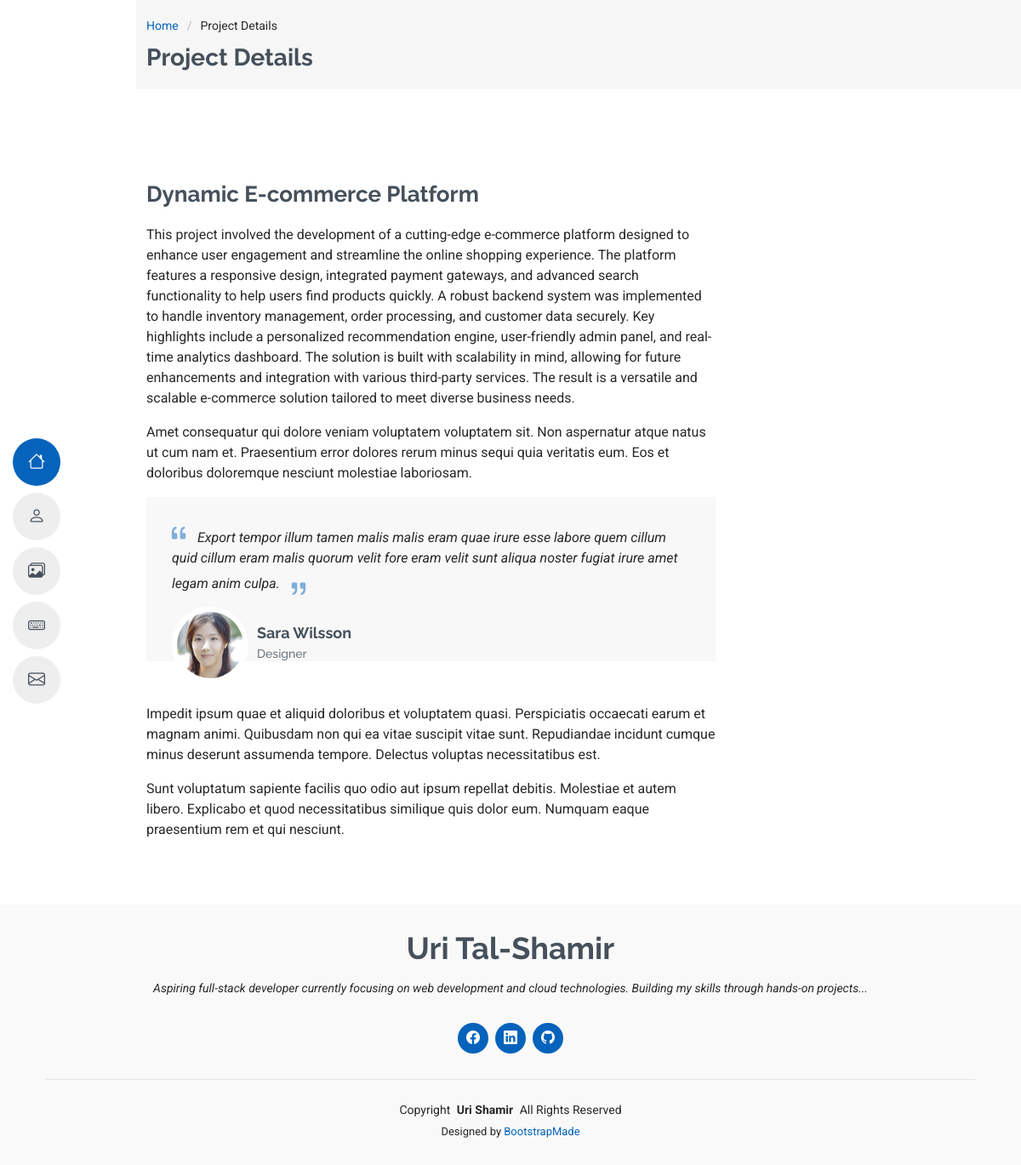
Screenshot of /project/2 with the database file from the repository.
### main/models.py (models this page shows, shortened)
class Project(models.Model):
    title = models.CharField(max_length=200)
    description = models.TextField()
    tags = models.ManyToManyField(Tag, related_name="projects")
    link = models.URLField(max_length=200, blank=True)

### main/views.py (the view)
# urls.py: path("project/<int:id>", views.project, name="project"),
def project(request, id):
    project = get_object_or_404(Project, pk=id)
    images = project.images.all()
    random_image = images.order_by("?").first() if images.exists() else None
    context = {
        'project': project,
        'random_image': random_image,
        "images": images
    }
    return render(request, "project.html", context)

### main/templates/project.html (shortened to what this page needs)
{% extends 'index.html' %}
{% load static %}
{% block content %}
<body class="portfolio-details-page">
<div class="page-title" data-aos="fade">
    <div class="container">
        <nav class="breadcrumbs">
            <ol>
                <li><a href="{% url 'home' %}">Home</a></li>
                <li class="current">Project Details</li>
            </ol>
        </nav>
        <h1>Project Details</h1>
    </div>
</div>
<section id="portfolio-details" class="portfolio-details section">
    <div class="container" data-aos="fade-up">
        <div class="row justify-content-between gy-4 mt-4">
            <div class="col-lg-8" data-aos="fade-up">
                <div class="portfolio-description">
                    <h2>{{ project.title }}</h2>
                    <p>
                        {{ project.description }}
                    </p>
                    <p>
                        Amet consequatur qui dolore veniam voluptatem voluptatem sit. Non aspernatur atque natus ut
                        cum nam et. Praesentium error dolores rerum minus sequi quia veritatis eum. Eos et doloribus
                        doloremque nesciunt molestiae laboriosam.
                    </p>
                    <div class="testimonial-item">
                        <p>
                            <i class="bi bi-quote quote-icon-left"></i>
                            <span>Export tempor illum tamen malis malis eram quae irure esse labore quem cillum quid cillum eram malis quorum velit fore eram velit sunt aliqua noster fugiat irure amet legam anim culpa.</span>
                            <i class="bi bi-quote quote-icon-right"></i>
                        </p>
                        <div>
                            <img src="../assets/img/testimonials/testimonials-2.jpg" class="testimonial-img" alt="">
                            <h3>Sara Wilsson</h3>
                            <h4>Designer</h4>
                        </div>
                    </div>
                    <p>
                        Impedit ipsum quae et aliquid doloribus et voluptatem quasi. Perspiciatis occaecati earum et
                        magnam animi. Quibusdam non qui ea vitae suscipit vitae sunt. Repudiandae incidunt cumque
                        minus deserunt assumenda tempore. Delectus voluptas necessitatibus est.
                    </p>
                    <p>
                        Sunt voluptatum sapiente facilis quo odio aut ipsum repellat debitis. Molestiae et autem
                        libero. Explicabo et quod necessitatibus similique quis dolor eum. Numquam eaque praesentium
                        rem et qui nesciunt.
                    </p>
                </div>
            </div>
            <div class="col-lg-3" data-aos="fade-up" data-aos-delay="100">
            </div>
        </div>
    </div>
</section>
{% endblock %}

### static/css/main.css (style rules this page uses)
:root { --default-font: "Roboto", system-ui, -apple-system, "Segoe UI", Roboto, "Helvetica Neue", Arial, "Noto Sans", "Liberation Sans", sans-serif, "Apple Color Emoji", "Segoe UI Emoji", "Segoe UI Symbol", "Noto Color Emoji"; --heading-font: "Raleway", sans-serif; --nav-font: "Poppins", sans-serif; }
:root { --background-color: #ffffff; --default-color: #272829; --heading-color: #45505b; --accent-color: #0563bb; --surface-color: #ffffff; --contrast-color: #ffffff; }
:root { --nav-color: #45505b; --nav-hover-color: #0563bb; --nav-mobile-background-color: #ffffff; --nav-dropdown-background-color: #ffffff; --nav-dropdown-color: #212529; --nav-dropdown-hover-color: #0563bb; }
:root { scroll-behavior: smooth; }
body { color: var(--default-color); background-color: var(--background-color); font-family: var(--default-font); }
a { color: var(--accent-color); text-decoration: none; transition: 0.3s; }
h1, h2, h3, h4, h5, h6 { color: var(--heading-color); font-family: var(--heading-font); }
.page-title { --background-color: color-mix(in srgb, var(--default-color), transparent 96%); color: var(--default-color); background-color: var(--background-color); padding: 20px 0; position: relative; }
.page-title h1 { font-size: 28px; font-weight: 700; margin: 0; }
.page-title .breadcrumbs ol { display: flex; flex-wrap: wrap; list-style: none; padding: 0 0 10px 0; margin: 0; font-size: 14px; font-weight: 400; }
.page-title .breadcrumbs ol li + li { padding-left: 10px; }
.page-title .breadcrumbs ol li + li::before { content: "/"; display: inline-block; padding-right: 10px; color: color-mix(in srgb, var(--default-color), transparent 70%); }
section, .section { color: var(--default-color); background-color: var(--background-color); padding: 60px 0; overflow: clip; }
.portfolio-details .portfolio-description h2 { font-size: 26px; font-weight: 700; margin-bottom: 20px; }
.portfolio-details .portfolio-description p { padding: 0; }
.portfolio-details .portfolio-description .testimonial-item { padding: 30px 30px 0 30px; position: relative; background: color-mix(in srgb, var(--default-color), transparent 97%); margin-bottom: 50px; }
.portfolio-details .portfolio-description .testimonial-item .testimonial-img { width: 90px; border-radius: 50px; border: 6px solid var(--background-color); float: left; margin: 0 10px 0 0; }
.portfolio-details .portfolio-description .testimonial-item h3 { font-size: 18px; font-weight: bold; margin: 15px 0 5px 0; padding-top: 20px; }
.portfolio-details .portfolio-description .testimonial-item h4 { font-size: 14px; color: #6c757d; margin: 0; }
.portfolio-details .portfolio-description .testimonial-item .quote-icon-left, .portfolio-details .portfolio-description .testimonial-item .quote-icon-right { color: color-mix(in srgb, var(--accent-color), transparent 50%); font-size: 26px; line-height: 0; }
.portfolio-details .portfolio-description .testimonial-item .quote-icon-left { display: inline-block; left: -5px; position: relative; }
.portfolio-details .portfolio-description .testimonial-item .quote-icon-right { display: inline-block; right: -5px; position: relative; top: 10px; transform: scale(-1, -1); }
.portfolio-details .portfolio-description .testimonial-item p { font-style: italic; margin: 0 0 15px 0 0 0; padding: 0; }

### rows the page displays
Project: title "Dynamic E-commerce Platform", description "This project involved the development of a cutting-edge e-commerce platform designed to enhance user engagement and streamline the online shopping experience. The platform features a responsive design, integrated payment gateways, and advanced search functionality to help users find products quickly. A robust backend system was implemented to handle inventory management, order processing, and customer data securely. Key highlights include a personalized recommendation engine, user-friendly admin panel, and real-time analytics dashboard. The solution is built with scalability in mind, allowing for future enhancements and integration with various third-party services. The result is a…"
